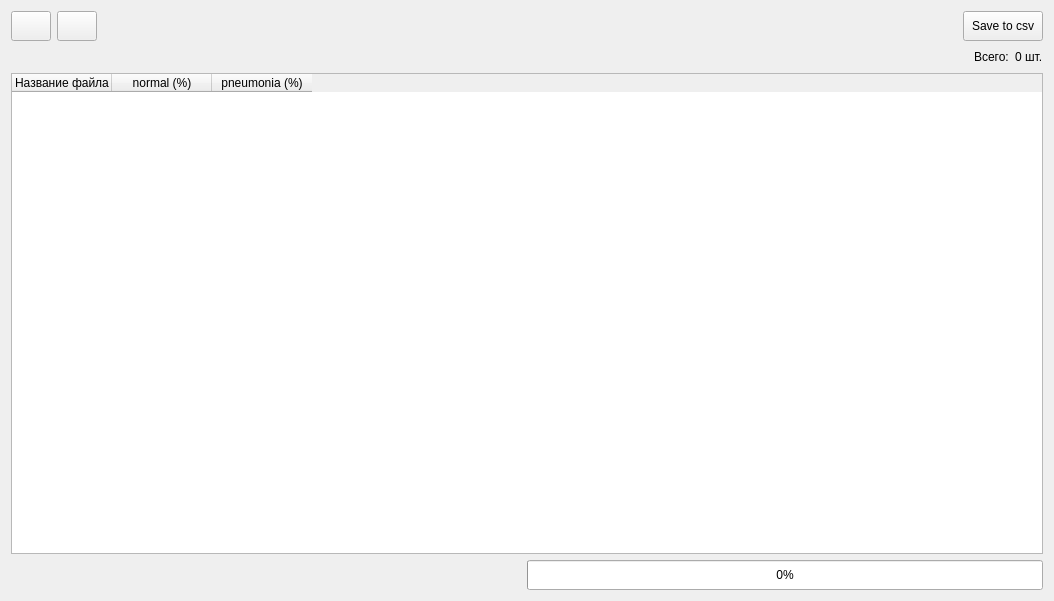
<?xml version="1.0" encoding="UTF-8"?>
<ui version="4.0">
 <class>MainWidget</class>
 <widget class="QWidget" name="MainWidget">
  <property name="geometry">
   <rect>
    <x>0</x>
    <y>0</y>
    <width>1054</width>
    <height>601</height>
   </rect>
  </property>
  <property name="acceptDrops">
   <bool>true</bool>
  </property>
  <property name="windowTitle">
   <string>Pneumonia Detector</string>
  </property>
  <layout class="QVBoxLayout" name="verticalLayout">
   <item>
    <layout class="QHBoxLayout" name="horizontalLayout">
     <item>
      <widget class="QPushButton" name="startButton">
       <property name="minimumSize">
        <size>
         <width>0</width>
         <height>30</height>
        </size>
       </property>
       <property name="icon">
        <iconset resource="../resources/resources.qrc">
         <normaloff>:/images/play.svg</normaloff>:/images/play.svg</iconset>
       </property>
      </widget>
     </item>
     <item>
      <widget class="QPushButton" name="stopButton">
       <property name="minimumSize">
        <size>
         <width>0</width>
         <height>30</height>
        </size>
       </property>
       <property name="icon">
        <iconset resource="../resources/resources.qrc">
         <normaloff>:/images/stop.svg</normaloff>:/images/stop.svg</iconset>
       </property>
      </widget>
     </item>
     <item>
      <spacer name="horizontalSpacer">
       <property name="orientation">
        <enum>Qt::Horizontal</enum>
       </property>
       <property name="sizeHint" stdset="0">
        <size>
         <width>40</width>
         <height>20</height>
        </size>
       </property>
      </spacer>
     </item>
     <item>
      <widget class="QPushButton" name="saveButton">
       <property name="minimumSize">
        <size>
         <width>0</width>
         <height>30</height>
        </size>
       </property>
       <property name="text">
        <string>Save to csv</string>
       </property>
      </widget>
     </item>
    </layout>
   </item>
   <item>
    <layout class="QHBoxLayout" name="horizontalLayout_3">
     <item>
      <spacer name="horizontalSpacer_3">
       <property name="orientation">
        <enum>Qt::Horizontal</enum>
       </property>
       <property name="sizeHint" stdset="0">
        <size>
         <width>40</width>
         <height>20</height>
        </size>
       </property>
      </spacer>
     </item>
     <item>
      <widget class="QLabel" name="label_2">
       <property name="text">
        <string>Всего:</string>
       </property>
      </widget>
     </item>
     <item>
      <widget class="QLabel" name="countLabel">
       <property name="text">
        <string>0 шт.</string>
       </property>
      </widget>
     </item>
    </layout>
   </item>
   <item>
    <widget class="ImagesTableWidget" name="tableWidget">
     <property name="selectionBehavior">
      <enum>QAbstractItemView::SelectRows</enum>
     </property>
     <column>
      <property name="text">
       <string>Название файла</string>
      </property>
     </column>
     <column>
      <property name="text">
       <string>normal (%)</string>
      </property>
     </column>
     <column>
      <property name="text">
       <string>pneumonia (%)</string>
      </property>
     </column>
    </widget>
   </item>
   <item>
    <layout class="QHBoxLayout" name="horizontalLayout_2">
     <item>
      <spacer name="horizontalSpacer_2">
       <property name="orientation">
        <enum>Qt::Horizontal</enum>
       </property>
       <property name="sizeHint" stdset="0">
        <size>
         <width>40</width>
         <height>20</height>
        </size>
       </property>
      </spacer>
     </item>
     <item>
      <widget class="QProgressBar" name="progressBar">
       <property name="minimumSize">
        <size>
         <width>0</width>
         <height>30</height>
        </size>
       </property>
       <property name="value">
        <number>0</number>
       </property>
       <property name="alignment">
        <set>Qt::AlignCenter</set>
       </property>
      </widget>
     </item>
    </layout>
   </item>
  </layout>
 </widget>
 <customwidgets>
  <customwidget>
   <class>ImagesTableWidget</class>
   <extends>QTableWidget</extends>
   <header>gui.widgets.images_tw</header>
   <slots>
    <signal>rows_removing_started()</signal>
    <signal>rows_removed(PyQt_PyObject)</signal>
   </slots>
  </customwidget>
 </customwidgets>
 <resources>
  <include location="../resources/resources.qrc"/>
 </resources>
 <connections>
  <connection>
   <sender>startButton</sender>
   <signal>clicked()</signal>
   <receiver>MainWidget</receiver>
   <slot>on_start_required()</slot>
   <hints>
    <hint type="sourcelabel">
     <x>58</x>
     <y>26</y>
    </hint>
    <hint type="destinationlabel">
     <x>401</x>
     <y>263</y>
    </hint>
   </hints>
  </connection>
  <connection>
   <sender>stopButton</sender>
   <signal>clicked()</signal>
   <receiver>MainWidget</receiver>
   <slot>on_stop_required()</slot>
   <hints>
    <hint type="sourcelabel">
     <x>258</x>
     <y>26</y>
    </hint>
    <hint type="destinationlabel">
     <x>401</x>
     <y>263</y>
    </hint>
   </hints>
  </connection>
  <connection>
   <sender>saveButton</sender>
   <signal>clicked()</signal>
   <receiver>MainWidget</receiver>
   <slot>on_save_required()</slot>
   <hints>
    <hint type="sourcelabel">
     <x>745</x>
     <y>26</y>
    </hint>
    <hint type="destinationlabel">
     <x>401</x>
     <y>263</y>
    </hint>
   </hints>
  </connection>
  <connection>
   <sender>tableWidget</sender>
   <signal>rows_removing_started()</signal>
   <receiver>MainWidget</receiver>
   <slot>on_images_removing_started()</slot>
   <hints>
    <hint type="sourcelabel">
     <x>526</x>
     <y>314</y>
    </hint>
    <hint type="destinationlabel">
     <x>526</x>
     <y>300</y>
    </hint>
   </hints>
  </connection>
  <connection>
   <sender>tableWidget</sender>
   <signal>rows_removed(PyQt_PyObject)</signal>
   <receiver>MainWidget</receiver>
   <slot>on_images_removed(PyQt_PyObject)</slot>
   <hints>
    <hint type="sourcelabel">
     <x>526</x>
     <y>314</y>
    </hint>
    <hint type="destinationlabel">
     <x>526</x>
     <y>300</y>
    </hint>
   </hints>
  </connection>
 </connections>
 <slots>
  <slot>on_start_required()</slot>
  <slot>on_stop_required()</slot>
  <slot>on_save_required()</slot>
  <slot>on_images_removed(PyQt_PyObject)</slot>
  <slot>on_images_removing_started()</slot>
 </slots>
</ui>
